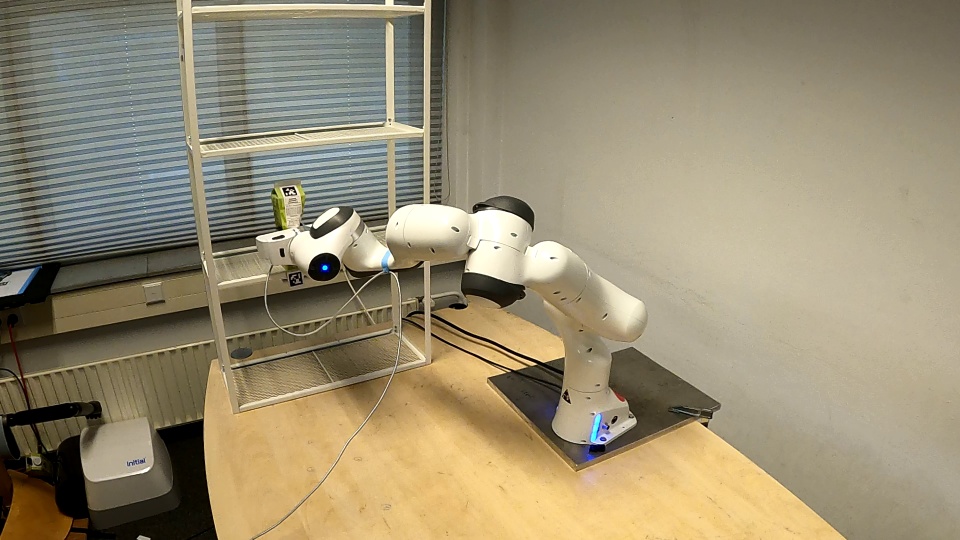
#> input picture robot_experiments/video_frames/reshelving/new_plot/0.png, 1920 x 1080 px (shown at 1/2 size); its folder holds only this picture in this run
$ python reshelving_screeenshots.py
#> lines starting #> are read from the running program, lines starting #| are printed output that depends on the picture
import os
import matplotlib.pyplot as plt
from PIL import Image, ImageEnhance
import os
directory = os.path.dirname(__file__)

print(directory)
# Set the path to the folder containing the screenshots
folder_path =directory + "/video_frames/reshelving/new_plot/"

# Get a list of all the files in the folder
files = os.listdir(folder_path)

# Filter out any non-image files
image_files = [f for f in files if f.endswith(".png")]

# Sort the image files alphabetically
image_files.sort()

# Create a figure with 2 rows and 5 columns
fig, axs = plt.subplots(2, 6, constrained_layout=True, figsize=(9.5, 2.8))

# Loop through the image files and plot them in the subplots
for i, image_file in enumerate(image_files):
    # Calculate the row and column indices for this subplot
    row = i % 2
    col = i // 2

    # Load the image and plot it in the appropriate subplot
    image_path = os.path.join(folder_path, image_file)
    image=Image.open(image_path)
#> image is the input picture: PIL image 1920x1080 RGB; mean R, G, B 151.4, 140.5, 113.7
    # Crop the image
    left = 300
    top = 0
    right = image.width-400
#> right = 1520
    bottom = image.height
#> bottom = 1080
    image = image.crop((left, top, right, bottom))
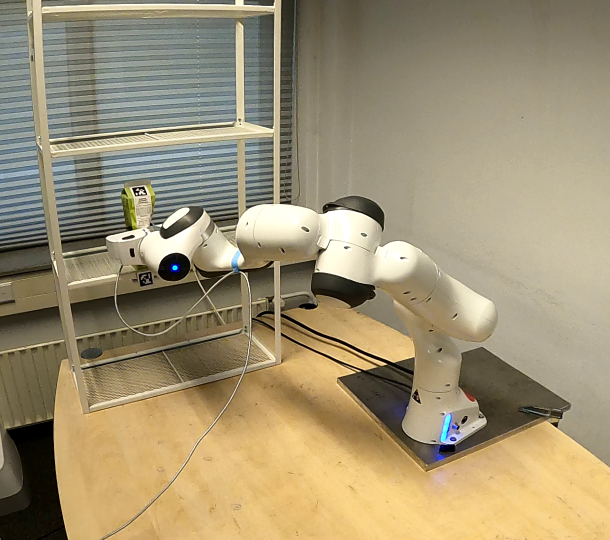
#> image: PIL image 1220x1080 RGB (shown at 1/2 size); mean R, G, B 158.6, 145.5, 115.1
    # Reduce yellow tint in the image
    enhancer_color = ImageEnhance.Color(image)
    color_factor = 1.5  # Adjust the value as needed (1.0 means no change)

    image = enhancer_color.enhance(color_factor)
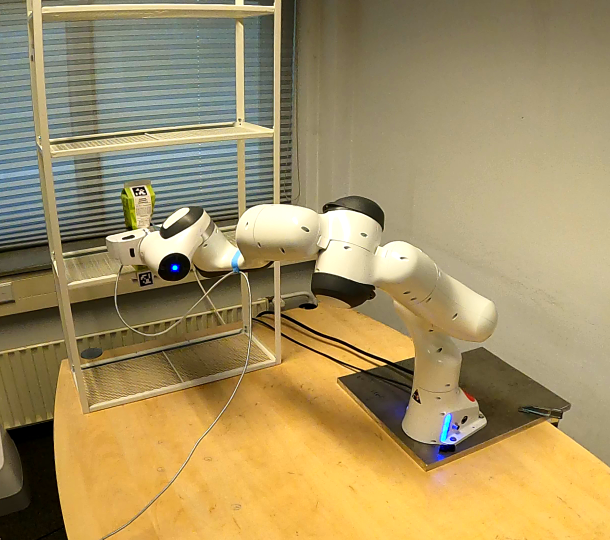
#> image: PIL image 1220x1080 RGB (shown at 1/2 size); mean R, G, B 164.3, 145.1, 99.6

    # Increase brightness
    enhancer_brightness = ImageEnhance.Brightness(image)
    brightness_factor = 1.1  # Adjust the value as needed (1.0 means no change)

    image = enhancer_brightness.enhance(brightness_factor)
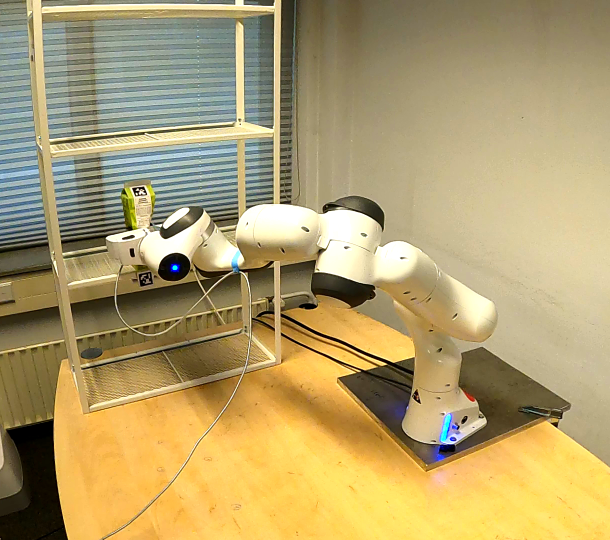
#> image: PIL image 1220x1080 RGB (shown at 1/2 size); mean R, G, B 176.9, 158.6, 109
    axs[row, col].imshow(image)
    axs[row, col].axis("off")
    if i<2:

        axs[row, col].text(0.07, 0.85, 'D', horizontalalignment='center', verticalalignment='center', transform=axs[row, col].transAxes, fontsize=20)
    else:
        axs[row, col].text(0.07, 0.85, str(i //2), horizontalalignment='center', verticalalignment='center', transform=axs[row, col].transAxes, fontsize=20)
        # Add text to the left of the rows
    if col == 0 and row==0:  # only add text for the first column
        axs[row, col].text(-0.1, 0.5, 'Place', horizontalalignment='center', verticalalignment='center', transform=axs[row, col].transAxes, fontsize=15, rotation=90)
    if col == 0 and row==1:  # only add text for the first column
        axs[row, col].text(-0.1, 0.5, 'Pick', horizontalalignment='center', verticalalignment='center', transform=axs[row, col].transAxes, fontsize=15, rotation=90)


plt.subplots_adjust(hspace=0, wspace=0) # Set the vertical space between rows to 0

plt.tight_layout()

plt.savefig(directory+'/figures/video_reshalving.pdf', bbox_inches='tight', dpi=600)
# Show the plot
plt.show()

$ run again, on robot_experiments/video_frames/reshelving/new_plot/2.png
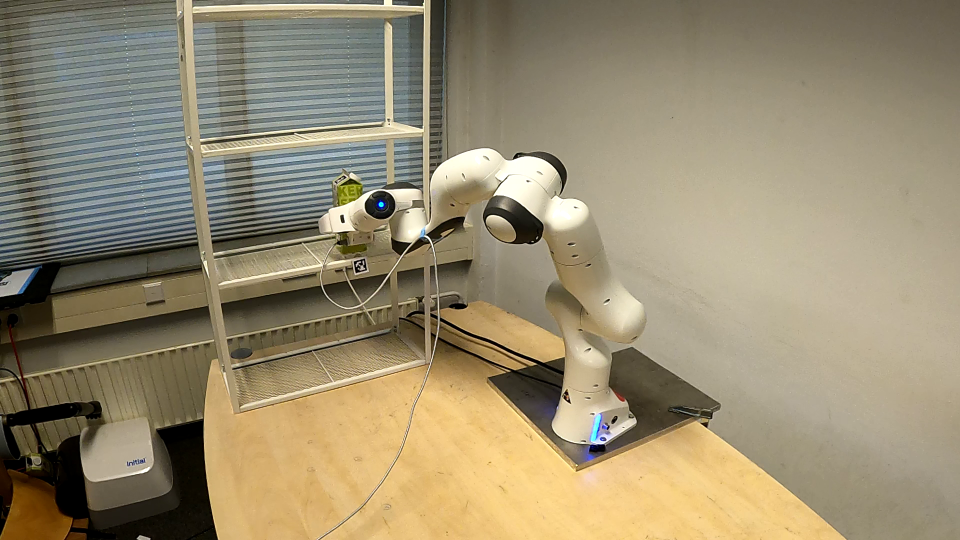
#> input picture robot_experiments/video_frames/reshelving/new_plot/2.png, 1920 x 1080 px (shown at 1/2 size)
#> image is the input picture: PIL image 1920x1080 RGB; mean R, G, B 150.9, 139.5, 112.5
#> `image = image.crop((left, top, right, bottom))`:
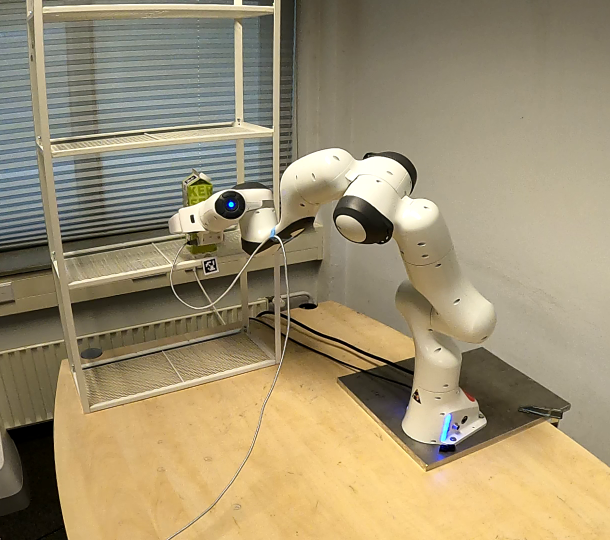
#> image: PIL image 1220x1080 RGB (shown at 1/2 size); mean R, G, B 158.8, 145.1, 114
#> `image = enhancer_brightness.enhance(brightness_factor)`:
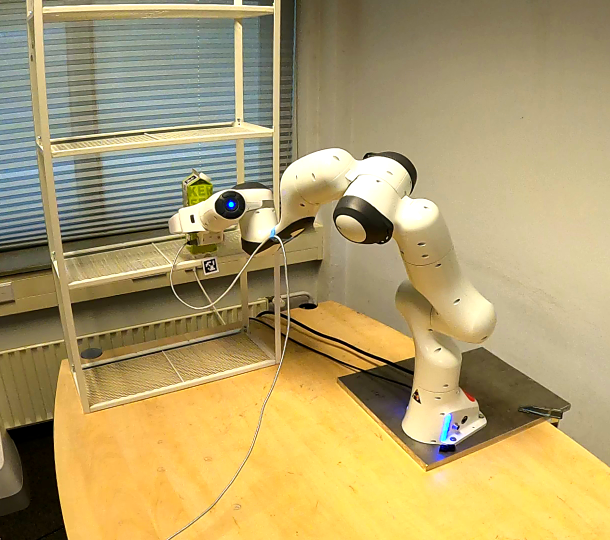
#> image: PIL image 1220x1080 RGB (shown at 1/2 size); mean R, G, B 176.4, 158.2, 107.5
